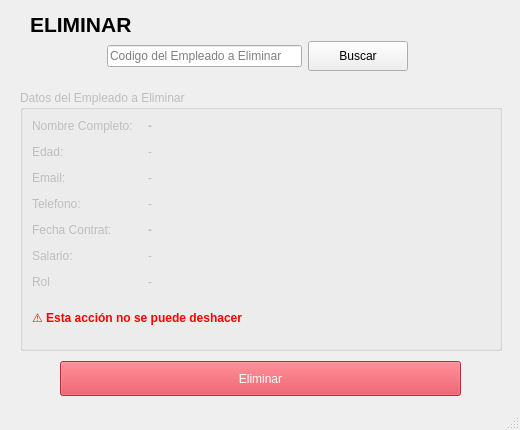
<?xml version="1.0" encoding="UTF-8"?>
<ui version="4.0">
 <class>MainWindow</class>
 <widget class="QMainWindow" name="MainWindow">
  <property name="geometry">
   <rect>
    <x>0</x>
    <y>0</y>
    <width>520</width>
    <height>430</height>
   </rect>
  </property>
  <property name="windowTitle">
   <string>ELIMINAR EMPLEADOS</string>
  </property>
  <widget class="QWidget" name="centralwidget">
   <widget class="QLabel" name="lblTitulo">
    <property name="geometry">
     <rect>
      <x>30</x>
      <y>10</y>
      <width>482</width>
      <height>28</height>
     </rect>
    </property>
    <property name="font">
     <font>
      <pointsize>16</pointsize>
      <bold>true</bold>
     </font>
    </property>
    <property name="text">
     <string>ELIMINAR</string>
    </property>
   </widget>
   <widget class="QWidget" name="layoutWidget">
    <property name="geometry">
     <rect>
      <x>107</x>
      <y>40</y>
      <width>301</width>
      <height>32</height>
     </rect>
    </property>
    <layout class="QHBoxLayout" name="horizontalLayout_buscar">
     <item>
      <widget class="QLineEdit" name="le_codigoEmpleado">
       <property name="placeholderText">
        <string>Codigo del Empleado a Eliminar</string>
       </property>
      </widget>
     </item>
     <item>
      <widget class="QPushButton" name="btnBuscar">
       <property name="minimumSize">
        <size>
         <width>100</width>
         <height>30</height>
        </size>
       </property>
       <property name="text">
        <string>Buscar</string>
       </property>
      </widget>
     </item>
    </layout>
   </widget>
   <widget class="QGroupBox" name="groupDatos">
    <property name="enabled">
     <bool>false</bool>
    </property>
    <property name="geometry">
     <rect>
      <x>20</x>
      <y>90</y>
      <width>482</width>
      <height>261</height>
     </rect>
    </property>
    <property name="title">
     <string>Datos del Empleado a Eliminar</string>
    </property>
    <layout class="QVBoxLayout" name="verticalLayout_2">
     <item>
      <layout class="QFormLayout" name="formLayout">
       <property name="horizontalSpacing">
        <number>15</number>
       </property>
       <property name="verticalSpacing">
        <number>12</number>
       </property>
       <item row="0" column="0">
        <widget class="QLabel" name="lblNombre">
         <property name="text">
          <string>Nombre Completo:</string>
         </property>
        </widget>
       </item>
       <item row="0" column="1">
        <widget class="QLabel" name="lblNombreValue">
         <property name="styleSheet">
          <string notr="true">font-weight: bold;</string>
         </property>
         <property name="text">
          <string>-</string>
         </property>
        </widget>
       </item>
       <item row="1" column="0">
        <widget class="QLabel" name="lblEdad">
         <property name="text">
          <string>Edad:</string>
         </property>
        </widget>
       </item>
       <item row="1" column="1">
        <widget class="QLabel" name="lblEdadValue">
         <property name="text">
          <string>-</string>
         </property>
        </widget>
       </item>
       <item row="2" column="0">
        <widget class="QLabel" name="lblEmail">
         <property name="text">
          <string>Email:</string>
         </property>
        </widget>
       </item>
       <item row="2" column="1">
        <widget class="QLabel" name="lblEmailValue">
         <property name="text">
          <string>-</string>
         </property>
        </widget>
       </item>
       <item row="3" column="0">
        <widget class="QLabel" name="lblTelefono">
         <property name="text">
          <string>Telefono:</string>
         </property>
        </widget>
       </item>
       <item row="3" column="1">
        <widget class="QLabel" name="lblTelefonoValue">
         <property name="text">
          <string>-</string>
         </property>
        </widget>
       </item>
       <item row="4" column="0">
        <widget class="QLabel" name="lblFechaNac">
         <property name="text">
          <string>Fecha Contrat:</string>
         </property>
        </widget>
       </item>
       <item row="4" column="1">
        <widget class="QLabel" name="lblFechaNacValue">
         <property name="styleSheet">
          <string notr="true">font-weight: bold;</string>
         </property>
         <property name="text">
          <string>-</string>
         </property>
        </widget>
       </item>
       <item row="5" column="0">
        <widget class="QLabel" name="lblSalario">
         <property name="text">
          <string>Salario:</string>
         </property>
        </widget>
       </item>
       <item row="5" column="1">
        <widget class="QLabel" name="lblSalarioValue">
         <property name="text">
          <string>-</string>
         </property>
        </widget>
       </item>
       <item row="6" column="0">
        <widget class="QLabel" name="lblRol">
         <property name="text">
          <string>Rol</string>
         </property>
        </widget>
       </item>
       <item row="6" column="1">
        <widget class="QLabel" name="lblRolValue">
         <property name="text">
          <string>-</string>
         </property>
        </widget>
       </item>
      </layout>
     </item>
     <item>
      <widget class="QLabel" name="lblAdvertencia">
       <property name="styleSheet">
        <string notr="true">color: red; font-weight: bold;</string>
       </property>
       <property name="text">
        <string>⚠️ Esta acción no se puede deshacer</string>
       </property>
      </widget>
     </item>
    </layout>
   </widget>
   <widget class="QWidget" name="layoutWidget_2">
    <property name="geometry">
     <rect>
      <x>20</x>
      <y>360</y>
      <width>481</width>
      <height>37</height>
     </rect>
    </property>
    <layout class="QHBoxLayout" name="horizontalLayout_2">
     <item>
      <spacer name="hs02">
       <property name="sizeHint" stdset="0">
        <size>
         <width>40</width>
         <height>20</height>
        </size>
       </property>
      </spacer>
     </item>
     <item>
      <widget class="QPushButton" name="btnEliminar">
       <property name="enabled">
        <bool>false</bool>
       </property>
       <property name="minimumSize">
        <size>
         <width>150</width>
         <height>35</height>
        </size>
       </property>
       <property name="styleSheet">
        <string notr="true">background-color: #dc3545; color: white;</string>
       </property>
       <property name="text">
        <string>Eliminar</string>
       </property>
      </widget>
     </item>
     <item>
      <spacer name="hs01">
       <property name="sizeHint" stdset="0">
        <size>
         <width>40</width>
         <height>20</height>
        </size>
       </property>
      </spacer>
     </item>
    </layout>
   </widget>
  </widget>
  <widget class="QStatusBar" name="statusbar"/>
 </widget>
 <resources/>
 <connections/>
</ui>
